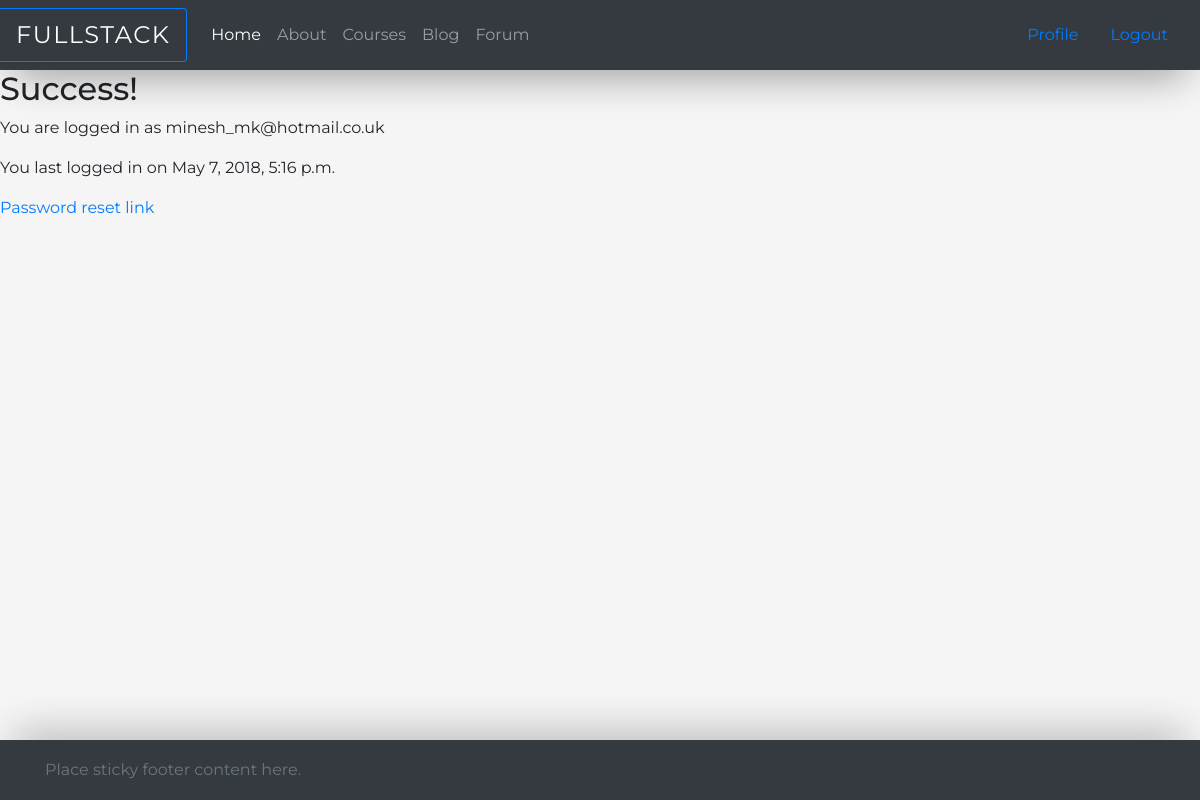
Before: /account/profile/ (signed in) with the older database file.
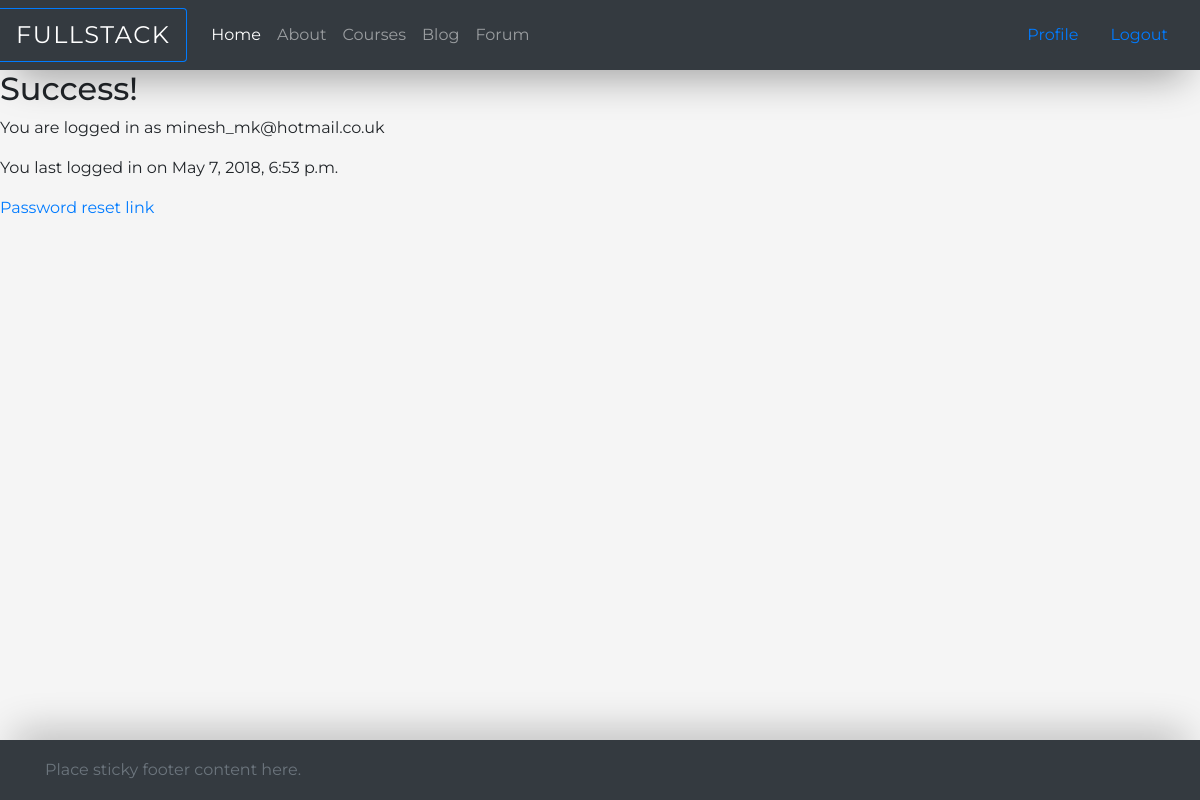
After: the same page with the newer database file.
### accounts/models.py (models this page shows)
class User(AbstractUser):
    objects = AccountUserManager()

### accounts/views.py (the view)
@login_required(login_url='/account/login/')
def profile(request):
    return render(request, 'accounts/profile.html')

### accounts/templates/accounts/profile.html
{% extends "home/base.html" %}
{% block body %}
    <h2>Success!</h2>
    <p>You are logged in as {{ user.email }}</p>
    <p>You last logged in on {{ user.last_login }}</p>
    <p><a href="#">Password reset link</a></p>
{% endblock %}

### home/templates/home/base.html (shortened to what this page needs)
{% load staticfiles %}
<!DOCTYPE html>
<html lang="en">
<head>
    <link rel="stylesheet" href="{% static "css/fontawesome/css/fontawesome-all.css" %}">
    <link rel="stylesheet" href="{% static "css/style.css" %}">
</head>
<body>
    <header>
        <nav class="navbar navbar-expand-md navbar-dark bg-dark">
          <a class="navbar-brand rounded-right brand-border border border-left-0 border-primary" href="{% url 'index' %}">Fullstack</a>
          <div class="collapse navbar-collapse" id="mainNavBar">
            <ul class="nav navbar-nav mr-auto">
              <li class="nav-item active">
                <a class="nav-link" href="{% url 'index' %}">Home <span class="sr-only">(current)</span></a>
              </li>
              <li class="nav-item">
                <a class="nav-link" href="/about/">About</a>
              </li>
              <li class="nav-item">
                <a class="nav-link" href="#">Courses</a>
              </li>
              <li class="nav-item">
                <a class="nav-link" href="{% url 'blog' %}">Blog</a>
              </li>
              <li class="nav-item">
                <a class="nav-link" href="{% url 'forum' %}">Forum</a>
              </li>
            </ul>
            <ul class="nav justify-content-end">
              {% if user.is_authenticated %}
                  <li class="nav-item">
                      <a class="nav-link" href="{% url 'profile' %}">Profile</a>
                  </li>
                  <li class="nav-item">
                      <a class="nav-link" href="{% url 'logout' %}">Logout</a>
                  </li>
              {% endif %}
            </ul>
          </div>
        </nav>
    </header>
   <main class="page-content">
       {% block body %}
       {% endblock %}
   </main>
<footer class="footer">
    <div class="container">
        <span class="text-muted">Place sticky footer content here.</span>
    </div>
</footer>
</body>
</html>

Changed rows visible on the page:
changed User "minesh_mk@hotmail.co.uk": last_login "May 7, 2018, 5:16 p.m." → "May 7, 2018, 6:53 p.m."
